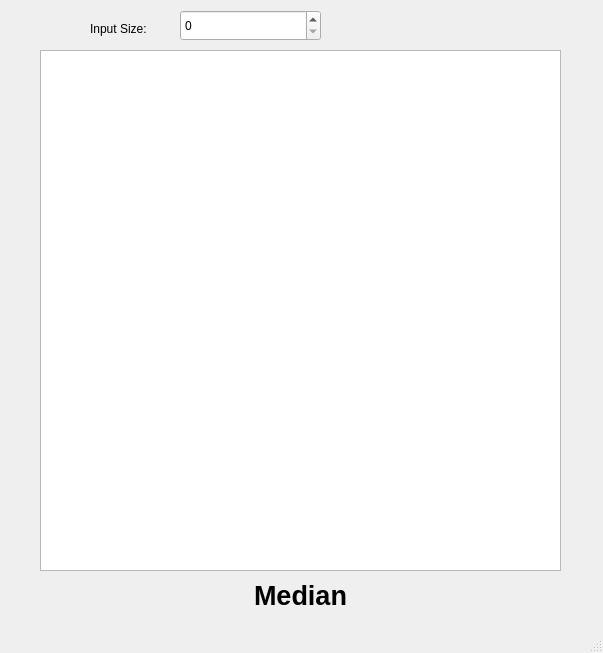
<?xml version="1.0" encoding="UTF-8"?>
<ui version="4.0">
 <class>MainWindow</class>
 <widget class="QMainWindow" name="MainWindow">
  <property name="geometry">
   <rect>
    <x>0</x>
    <y>0</y>
    <width>603</width>
    <height>653</height>
   </rect>
  </property>
  <property name="windowTitle">
   <string>MainWindow</string>
  </property>
  <widget class="QWidget" name="centralwidget">
   <widget class="QGraphicsView" name="graphicsView">
    <property name="geometry">
     <rect>
      <x>40</x>
      <y>50</y>
      <width>521</width>
      <height>521</height>
     </rect>
    </property>
   </widget>
   <widget class="QSpinBox" name="spinBox">
    <property name="geometry">
     <rect>
      <x>180</x>
      <y>10</y>
      <width>141</width>
      <height>31</height>
     </rect>
    </property>
   </widget>
   <widget class="QLabel" name="label">
    <property name="geometry">
     <rect>
      <x>90</x>
      <y>20</y>
      <width>91</width>
      <height>17</height>
     </rect>
    </property>
    <property name="text">
     <string>Input Size:</string>
    </property>
   </widget>
   <widget class="QLabel" name="label_2">
    <property name="geometry">
     <rect>
      <x>250</x>
      <y>580</y>
      <width>101</width>
      <height>31</height>
     </rect>
    </property>
    <property name="text">
     <string>&lt;html&gt;&lt;head/&gt;&lt;body&gt;&lt;p align=&quot;center&quot;&gt;&lt;span style=&quot; font-size:20pt; font-weight:700;&quot;&gt;Median&lt;/span&gt;&lt;/p&gt;&lt;/body&gt;&lt;/html&gt;</string>
    </property>
   </widget>
  </widget>
  <widget class="QMenuBar" name="menubar">
   <property name="geometry">
    <rect>
     <x>0</x>
     <y>0</y>
     <width>603</width>
     <height>22</height>
    </rect>
   </property>
  </widget>
  <widget class="QStatusBar" name="statusbar"/>
 </widget>
 <resources/>
 <connections/>
</ui>
